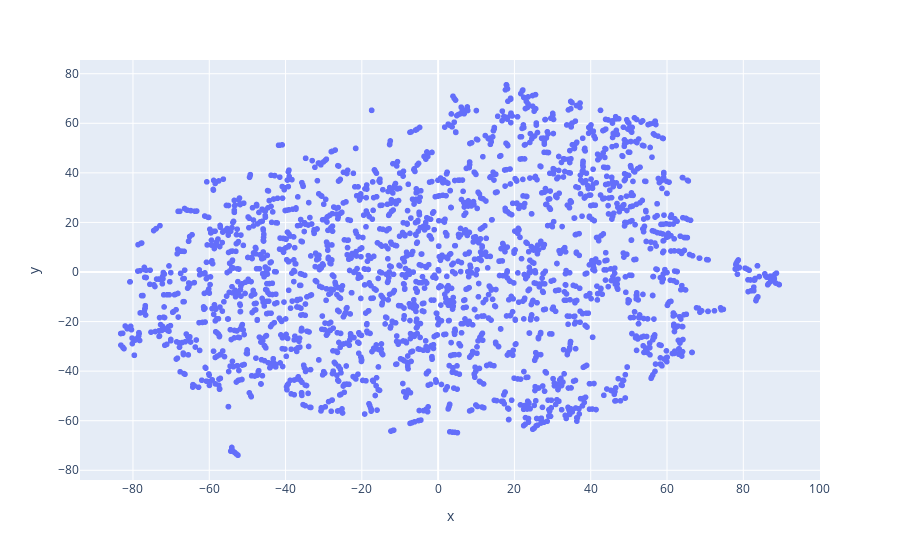

Notebook code for this chart:
### Code cell
# Visualize
# Loop through each label and plot separately

for i, label in enumerate(person_labels):  
    #plt.figure(figsize=(6, 4))
    #plt.scatter(x_axis, y_axis, c=labels[:, i], cmap='coolwarm', alpha=0.7)
    #plt.colorbar(label=label)  # Show colorbar for clarity
    #plt.title(f'T-SNE for {label}')
    #plt.xlabel('t-SNE Dim 1')
    #plt.ylabel('t-SNE Dim 2')
    #plt.show()

    fig = px.scatter(x=x_axis, y=y_axis)
    fig.show()
    break

### Figure 1 — Plotly figure (JSON) as saved in the notebook; plotly's stock layout.template omitted (floating-point values rounded to 4 significant figures; data arrays with more than 128 entries replaced by an {"elided": "..."} marker saying what was removed)
{"data": [{"hovertemplate": "x=%{x}<br>y=%{y}<extra></extra>", "legendgroup": "", "marker": {"color": "#636efa", "symbol": "circle"}, "mode": "markers", "name": "", "showlegend": false, "type": "scattergl", "x": {"elided": "2467 float values"}, "xaxis": "x", "y": {"elided": "2467 float values"}, "yaxis": "y"}], "layout": {"legend": {"tracegroupgap": 0}, "margin": {"t": 60}, "xaxis": {"anchor": "y", "domain": [0, 1], "title": {"text": "x"}}, "yaxis": {"anchor": "x", "domain": [0, 1], "title": {"text": "y"}}}}
